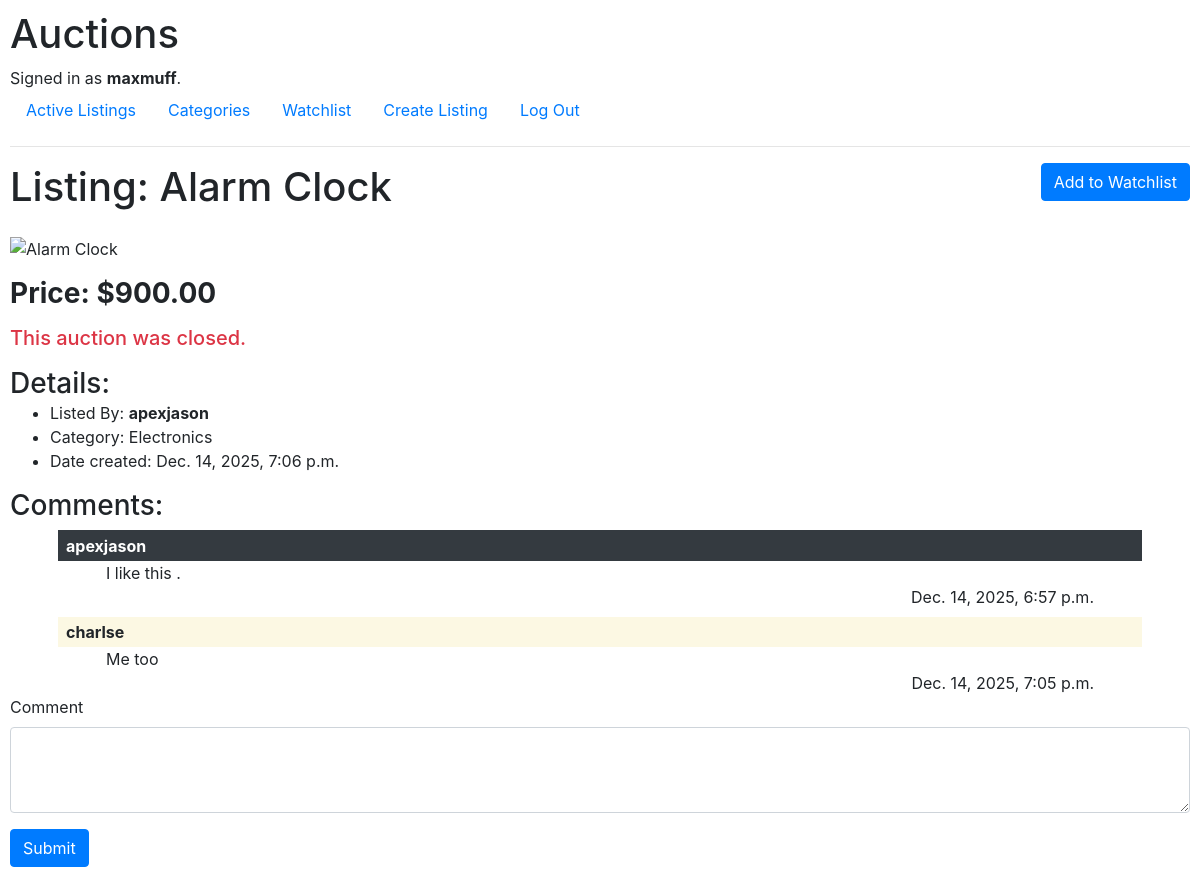
Screenshot of /listing/2 (signed in) with the database file from the repository.
### auctions/models.py (models this page shows, shortened)
class User(AbstractUser):
    dob = models.DateField(auto_now=True)

class Create(models.Model):
    image = models.URLField(blank=True)
    title = models.CharField(max_length=64)
    discription = models.TextField(max_length=200, blank=True)
    price = models.DecimalField(decimal_places=2, max_digits=64, default= 0.00)
    category = models.CharField(max_length=64, null =True)
    date = models.DateTimeField(auto_now=True, null=True)
    owner = models.CharField(max_length=64)
    status = models.BooleanField(default=False,null=True)

class Comment(models.Model):
    product_id = models.IntegerField()
    comment = models.TextField(max_length = 200)
    date = models.DateTimeField(auto_now = True, null=True)
    commenter = models.CharField(max_length=64)

### auctions/views.py (the view)
# urls.py: path("listing/<int:item_id>", views.listing, name="listing"),
def listing(request, item_id):
    keys = []
    item = Create.objects.get(id=item_id)
    try:
        data = Watchlist.objects.get(watchlister = request.user.username)
        [keys.append(int(key)) for key in data.ids]
    except:
        pass
    try:
        bidder = Bid.objects.get(product_id = item_id)
    except:
        bidder = None
    return render(request, 'auctions/listing.html', {
        "item" : item,
        "comments": Comment.objects.filter(product_id = item_id),
        "watchlist_ids":keys,
        "bidder" : bidder,
    })

### auctions/templates/auctions/listing.html (shortened to what this page needs)
{% extends 'auctions/layout.html' %}
{% block body %}
    <div class="listing_card">
        <div>
            <h1>Listing: {{item.title}}</h1>
        </div>
        {% if user.is_authenticated and not item.owner == request.user.username %}
            <div class="form-group">
                {% if not item.id in watchlist_ids %}
                    <form action="{% url 'watchlist' %}" method="post">
                        <button type="submit" class="btn btn-primary" name="product_id" value="{{item.id}}">Add to Watchlist</button>
                    </form>
                {% elif item.id in watchlist_ids %}
                    <form action="{% url 'remove' %}" method="post">
                        {% csrf_token %}
                        <button type="submit" class="btn btn-danger" name="product_id" value="{{item.id}}">Remove from Watchlist</button>
                    </form>
                {% endif %}
            </div>
        {% endif %}
    </div>
    <div class="form-group"><img class="list-img-h" src="{{item.image}}" alt="{{item.title}}"></div>
    <div class="form-group h3 mt-2"><Strong>Price: ${{item.price}}</Strong></div>
    <div class="form-group">
        {% if user.is_authenticated and item.owner == request.user.username and item.status %}
            {% if bidder.bidder %}
                <strong class="text-success h4">This auction was won by "{{bidder.bidder}}" at cost "${{bidder.bid_value}}"</strong>
            {% else %}
                <strong class="text-danger h4">No bidding(s), No winner</strong>
            {% endif %}
        {% elif user.is_authenticated and not item.owner == request.user.username %}
            {% if bidder.status and bidder.bidder == request.user.username and bidder.product_id == item.id %}
                <strong class="text-success h4">You won this Auction at "${{bidder.bid_value}}"     </strong>
            {% elif item.status and not bidder.bidder == request.user.username %}
                <strong class="text-danger h5">This auction was closed.</strong>
            {% endif %}
        {% endif %}
    </div>
    <div class="form-group">
        <strong class="h3">Details:</strong>
        <ul>
            <li>Listed By: <strong>{{ item.owner }}</strong></li>
            <li>Category: {{item.category}} </li>
            <li>Date created: {{item.date}} </li>
        </ul>
    </div>
    <strong class="h3">Comments:</strong><br>
    {% for feedback in comments %}
        <div class="mt-2 px-5">
            {% if feedback.commenter == item.owner %}
                <div class="mark bg-dark text-white px-2"><strong >{{feedback.commenter}}</strong></div>
            {% else %}
                <div class="mark px-2"><strong>{{feedback.commenter}}</strong></div>
            {% endif %}
            <div class="px-5 justify">{{feedback.comment}}</div>
            <div class="text-right mr-5">{{feedback.date}}</div>
        </div>
    {% empty %}
        No comments.
    {% endfor %}
    {% if user.is_authenticated %}
        <div class="form-group">
            <form action="{% url 'comment' item.id %}" method="post">
                <div class="form-group">
                    <label for="comment">Comment</label>
                    <textarea name="comment" class="form-control" id="comment" cols="10" rows="3"></textarea>
                </div>
                <button type="Submit" class="btn btn-primary">Submit</button>
            </form>
        </div>
    {% endif %}
{% endblock %}

### auctions/templates/auctions/layout.html (shortened to what this page needs)
{% load static %}
<!DOCTYPE html>
<html lang="en">
    <head>
        <link rel="stylesheet" href="https://stackpath.bootstrapcdn.com/bootstrap/4.4.1/css/bootstrap.min.css">
        <link href="{% static 'auctions/styles.css' %}" rel="stylesheet">
    </head>
    <body>
        <h1>Auctions</h1>
        <div>
            {% if user.is_authenticated %}
                Signed in as <strong>{{ user.username }}</strong>.
            {% else %}
                Not signed in.
            {% endif %}
        </div>
        <ul class="nav">
            <li class="nav-item">
                <a class="nav-link" href="{% url 'index' %}">Active Listings</a>
            </li>
            <li class="nav-item">
                <a class="nav-link" href="{% url 'category' ' ' %}">Categories</a>
            </li>
            {% if user.is_authenticated %}
                <li class="nav-item">
                    <a class="nav-link" href="{% url 'watchlist' %}">Watchlist</a>
                </li>
                <li class="nav-item">
                    <a class="nav-link" href="{% url 'create' %}">Create Listing</a>
                </li>
                <li class="nav-item">
                    <a class="nav-link" href="{% url 'logout' %}">Log Out</a>
                </li>
            {% endif %}
        </ul>
        <hr>
        {% block body %}
        {% endblock %}
    </body>
</html>

### auctions/static/auctions/styles.css (style rules this page uses)
body { padding: 10px; }
img { height: 14.5rem !important; }
.list-img-h { height: 25.5rem !important; }
.listing_card { display: flex; justify-content: space-between; }

### rows the page displays
User: username "maxmuff"
Create: title "Alarm Clock", price "900.00", owner "apexjason", category "Electronics", date "Dec. 14, 2025, 7:06 p.m."
Comment: commenter "apexjason", comment "I like this .", date "Dec. 14, 2025, 6:57 p.m."
Comment: commenter "charlse", comment "Me too", date "Dec. 14, 2025, 7:05 p.m."
